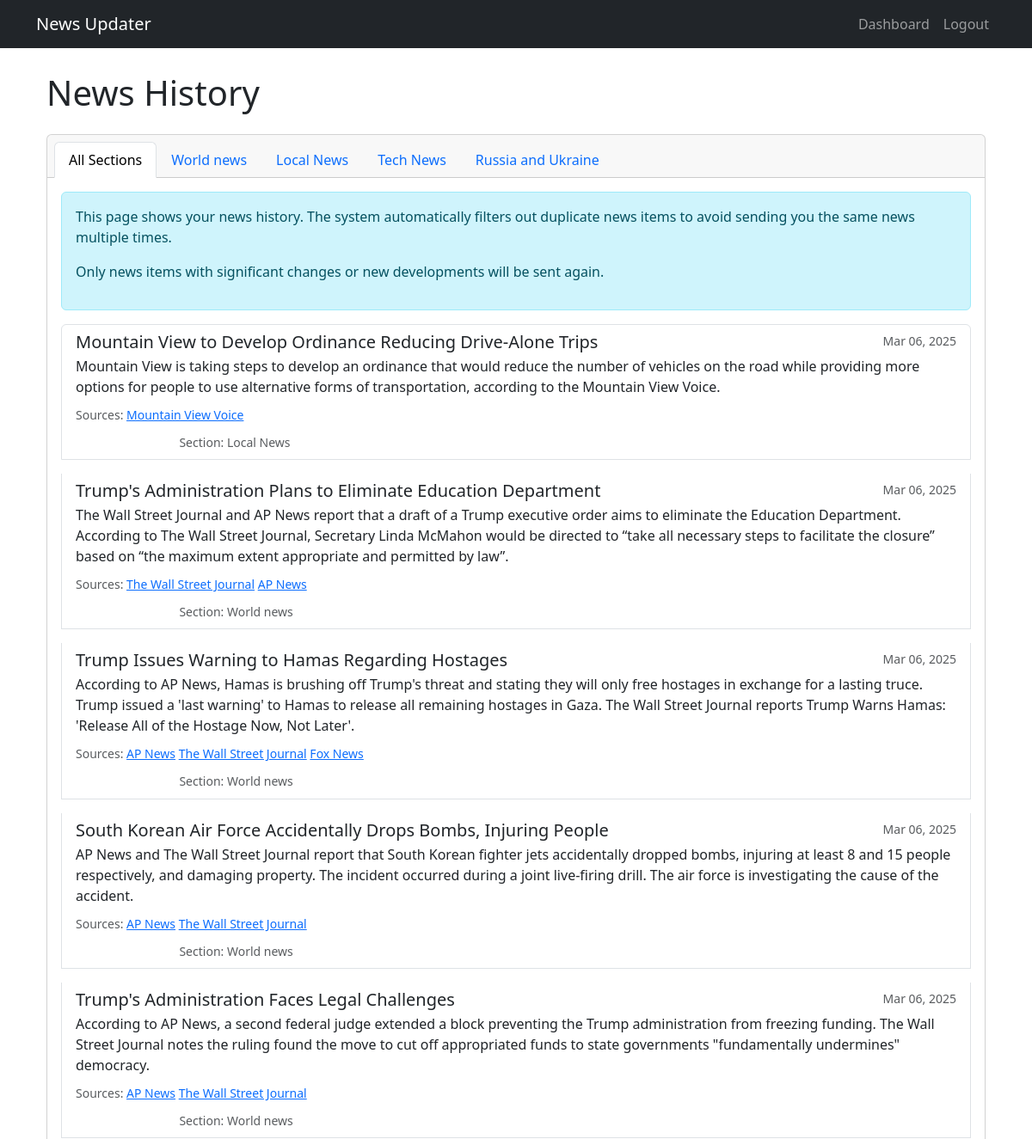
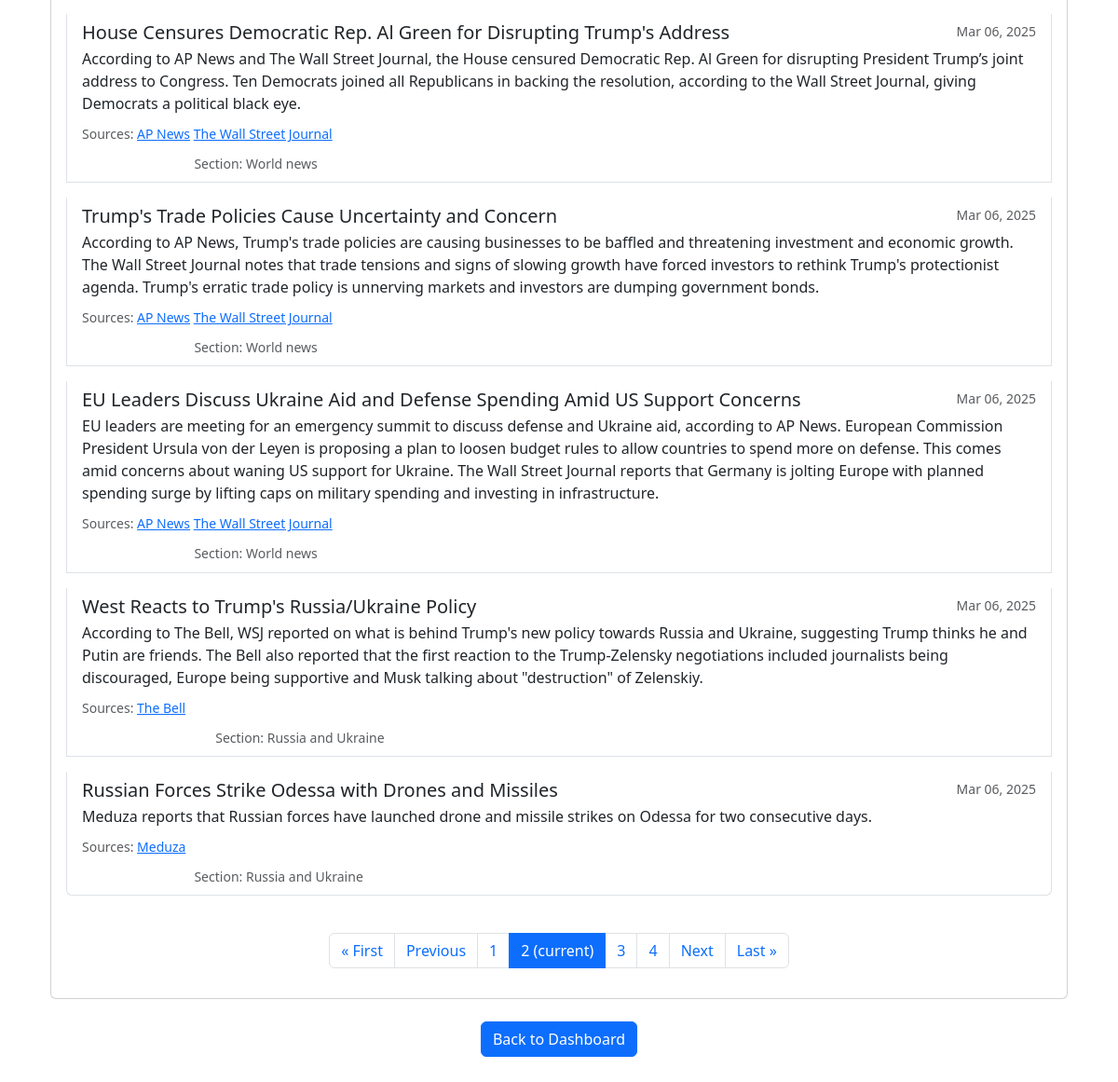
The app's page /news-history/?page=2 (signed in) with its own data (2 pictures, top to bottom).
### news_app/models.py (models this page shows, shortened)
class NewsSection(models.Model):
    user_profile = models.ForeignKey(UserProfile, on_delete=models.CASCADE, related_name='news_sections')
    name = models.CharField(max_length=100)
    sources = models.TextField(help_text="Enter URLs separated by commas, newlines, or spaces")
    prompt = models.TextField(help_text="Instructions for prioritizing and summarizing news")
    created_at = models.DateTimeField(auto_now_add=True)

class NewsItem(models.Model):
    user_profile = models.ForeignKey(UserProfile, on_delete=models.CASCADE, related_name='news_items')
    news_section = models.ForeignKey(NewsSection, on_delete=models.CASCADE, related_name='news_items')
    headline = models.CharField(max_length=255)
    details = models.TextField()
    sources = models.TextField()  # Stored as JSON
    confidence = models.CharField(max_length=10, default='medium')
    created_at = models.DateTimeField(auto_now_add=True)

### news_app/views.py (the view)
# urls.py: path('news-history/', views.news_history, name='news_history'),
@login_required
def news_history(request, section_id=None):
    user_profile = request.user.profile
    if not user_profile.email_verified:
        messages.warning(request, 'Please verify your email first.')
        return redirect('verify_email')
    news_sections = NewsSection.objects.filter(user_profile=user_profile)
    if not news_sections.exists():
        messages.warning(request, 'Please add at least one news section first.')
        return redirect('dashboard')
    if section_id:
        section = get_object_or_404(NewsSection, id=section_id, user_profile=user_profile)
        news_items = NewsItem.objects.filter(user_profile=user_profile, news_section=section)
        current_section = section
    else:
        news_items = NewsItem.objects.filter(user_profile=user_profile)
        current_section = None
    news_items = news_items.order_by('-created_at')
    paginator = Paginator(news_items, 10)  # Show 10 items per page
    page_number = request.GET.get('page')
    page_obj = paginator.get_page(page_number)
    for item in page_obj:
        try:
            item.sources_list = json.loads(item.sources)
        except:
            item.sources_list = []
    return render(request, 'news_app/news_history.html', {
        'page_obj': page_obj,
        'news_sections': news_sections,
        'current_section': current_section,
    })

### templates/news_app/news_history.html (shortened to what this page needs)
{% extends 'base.html' %}
{% block content %}
<div class="container mt-4">
    <h1 class="mb-4">News History</h1>
    <div class="row mb-4">
        <div class="col-md-12">
            <div class="card">
                <div class="card-header">
                    <ul class="nav nav-tabs card-header-tabs">
                        <li class="nav-item">
                            <a class="nav-link {% if not current_section %}active{% endif %}" href="{% url 'news_history' %}">All Sections</a>
                        </li>
                        {% for section in news_sections %}
                        <li class="nav-item">
                            <a class="nav-link {% if current_section.id == section.id %}active{% endif %}" href="{% url 'news_history_section' section.id %}">{{ section.name }}</a>
                        </li>
                        {% endfor %}
                    </ul>
                </div>
                <div class="card-body">
                    {% if page_obj %}
                        <div class="alert alert-info">
                            <p>This page shows your news history. The system automatically filters out duplicate news items to avoid sending you the same news multiple times.</p>
                            <p>Only news items with significant changes or new developments will be sent again.</p>
                        </div>
                        <div class="list-group">
                            {% for item in page_obj %}
                                <div class="list-group-item mb-3">
                                    <div class="d-flex w-100 justify-content-between">
                                        <h5 class="mb-1">{{ item.headline }}</h5>
                                        <small class="text-muted">{{ item.created_at|date:"M d, Y" }}</small>
                                    </div>
                                    <p class="mb-1">{{ item.details }}</p>
                                    {% if item.sources_list %}
                                        <div class="mt-2">
                                            <small class="text-muted">Sources:
                                                {% for source in item.sources_list %}
                                                    <a href="{{ source.url }}" target="_blank" class="mr-2">{{ source.title }}</a>
                                                {% endfor %}
                                            </small>
                                        </div>
                                    {% endif %}
                                    <div class="mt-2">
                                        <span class="badge
                                            {% if item.confidence == 'high' %}badge-success
                                            {% elif item.confidence == 'medium' %}badge-warning
                                            {% elif item.confidence == 'low' %}badge-danger
                                            {% else %}badge-secondary{% endif %}">
                                        </span>
                                        <small class="text-muted ml-2">Section: {{ item.news_section.name }}</small>
                                    </div>
                                </div>
                            {% endfor %}
                        </div>
                        {% if page_obj.has_other_pages %}
                            <nav aria-label="Page navigation" class="mt-4">
                                <ul class="pagination justify-content-center">
                                    {% if page_obj.has_previous %}
                                        <li class="page-item">
                                            <a class="page-link" href="?page=1">&laquo; First</a>
                                        </li>
                                        <li class="page-item">
                                            <a class="page-link" href="?page={{ page_obj.previous_page_number }}">Previous</a>
                                        </li>
                                    {% endif %}
                                    {% for num in page_obj.paginator.page_range %}
                                        {% if page_obj.number == num %}
                                            <li class="page-item active">
                                                <span class="page-link">{{ num }} <span class="sr-only">(current)</span></span>
                                            </li>
                                        {% elif num > page_obj.number|add:'-3' and num < page_obj.number|add:'3' %}
                                            <li class="page-item">
                                                <a class="page-link" href="?page={{ num }}">{{ num }}</a>
                                            </li>
                                        {% endif %}
                                    {% endfor %}
                                    {% if page_obj.has_next %}
                                        <li class="page-item">
                                            <a class="page-link" href="?page={{ page_obj.next_page_number }}">Next</a>
                                        </li>
                                        <li class="page-item">
                                            <a class="page-link" href="?page={{ page_obj.paginator.num_pages }}">Last &raquo;</a>
                                        </li>
                                    {% endif %}
                                </ul>
                            </nav>
                        {% endif %}
                    {% else %}
                        <div class="alert alert-warning">
                            <p>No news items found. News items will appear here after you receive your first news update.</p>
                            <p>You can trigger a news update by clicking the "Send Now" button on the dashboard.</p>
                        </div>
                    {% endif %}
                </div>
            </div>
        </div>
    </div>
    <div class="text-center mb-4">
        <a href="{% url 'dashboard' %}" class="btn btn-primary">Back to Dashboard</a>
    </div>
</div>
{% endblock %}

### templates/base.html (style rules this page uses)
body { padding-top: 60px; padding-bottom: 40px; }

### records on screen
NewsSection: name "World news"
NewsSection: name "Local News"
NewsSection: name "Tech News"
NewsSection: name "Russia and Ukraine"
NewsItem: headline "Mountain View to Develop Ordinance Reducing Drive-Alone Trips", created_at "Mar 06, 2025", details "Mountain View is taking steps to develop an ordinance that would reduce the number of vehicles on the road while providing more options for people to use alternative forms of transportation, according to the Mountain View Voice.", title "Mountain View Voice", news_section.name "Local News"
NewsItem: headline "Trump's Administration Plans to Eliminate Education Department", created_at "Mar 06, 2025", details "The Wall Street Journal and AP News report that a draft of a Trump executive order aims to eliminate the Education Department. According to The Wall Street Journal, Secretary Linda McMahon would be directed to “take all necessary steps to facilitate the closure” based on “the maximum extent appropriate and permitted by law”.", title "The Wall Street Journal" "AP News", news_section.name "World news"
NewsItem: headline "Trump Issues Warning to Hamas Regarding Hostages", created_at "Mar 06, 2025", details "According to AP News, Hamas is brushing off Trump's threat and stating they will only free hostages in exchange for a lasting truce. Trump issued a 'last warning' to Hamas to release all remaining hostages in Gaza. The Wall Street Journal reports Trump Warns Hamas: 'Release All of the Hostage Now, Not Later'.", title "AP News" "The Wall Street Journal" "Fox News", news_section.name "World news"
NewsItem: headline "South Korean Air Force Accidentally Drops Bombs, Injuring People", created_at "Mar 06, 2025", details "AP News and The Wall Street Journal report that South Korean fighter jets accidentally dropped bombs, injuring at least 8 and 15 people respectively, and damaging property. The incident occurred during a joint live-firing drill. The air force is investigating the cause of the accident.", title "AP News" "The Wall Street Journal", news_section.name "World news"
NewsItem: headline "Trump's Administration Faces Legal Challenges", created_at "Mar 06, 2025", details "According to AP News, a second federal judge extended a block preventing the Trump administration from freezing funding. The Wall Street Journal notes the ruling found the move to cut off appropriated funds to state governments \"fundamentally undermines\" democracy.", title "AP News" "The Wall Street Journal", news_section.name "World news"
NewsItem: headline "House Censures Democratic Rep. Al Green for Disrupting Trump's Address", created_at "Mar 06, 2025", details "According to AP News and The Wall Street Journal, the House censured Democratic Rep. Al Green for disrupting President Trump’s joint address to Congress. Ten Democrats joined all Republicans in backing the resolution, according to the Wall Street Journal, giving Democrats a political black eye.", title "AP News" "The Wall Street Journal", news_section.name "World news"
NewsItem: headline "Trump's Trade Policies Cause Uncertainty and Concern", created_at "Mar 06, 2025", details "According to AP News, Trump's trade policies are causing businesses to be baffled and threatening investment and economic growth. The Wall Street Journal notes that trade tensions and signs of slowing growth have forced investors to rethink Trump's protectionist agenda. Trump's erratic trade policy is unnerving markets and investors are dumping government bonds.", title "AP News" "The Wall Street Journal", news_section.name "World news"
NewsItem: headline "EU Leaders Discuss Ukraine Aid and Defense Spending Amid US Support Concerns", created_at "Mar 06, 2025", details "EU leaders are meeting for an emergency summit to discuss defense and Ukraine aid, according to AP News. European Commission President Ursula von der Leyen is proposing a plan to loosen budget rules to allow countries to spend more on defense. This comes amid concerns about waning US support for Ukraine. The Wall Street Journal reports that Germany is jolting Europe with planned spending surge by lifting caps on military spending and investing in infrastructure.", title "AP News" "The Wall Street Journal", news_section.name "World news"
NewsItem: headline "West Reacts to Trump's Russia/Ukraine Policy", created_at "Mar 06, 2025", details "According to The Bell, WSJ reported on what is behind Trump's new policy towards Russia and Ukraine, suggesting Trump thinks he and Putin are friends. The Bell also reported that the first reaction to the Trump-Zelensky negotiations included journalists being discouraged, Europe being supportive and Musk talking about \"destruction\" of Zelenskiy.", title "The Bell", news_section.name "Russia and Ukraine"
NewsItem: headline "Russian Forces Strike Odessa with Drones and Missiles", created_at "Mar 06, 2025", details "Meduza reports that Russian forces have launched drone and missile strikes on Odessa for two consecutive days.", title "Meduza", news_section.name "Russia and Ukraine"

### other values on screen
{{ num }} "1" "3" "4"
{{ num }} "2"
